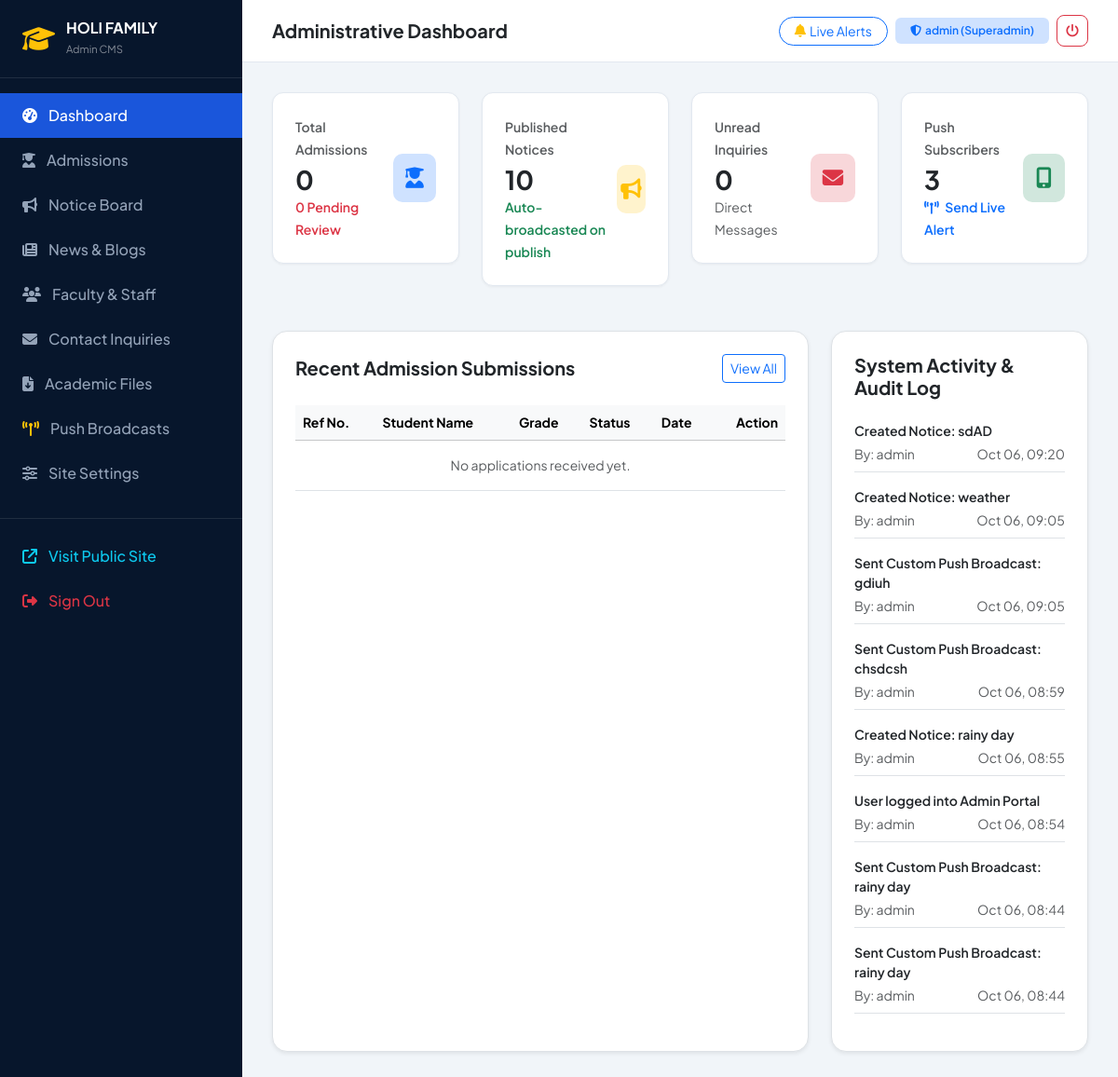
Screenshot of /portal/ (signed in) with the database file from the repository.
### portal/models.py (models this page shows, shortened)
class AdminAuditLog(models.Model):
    user = models.ForeignKey(User, on_delete=models.SET_NULL, null=True, blank=True)
    action = models.CharField(max_length=255)
    ip_address = models.GenericIPAddressField(null=True, blank=True)
    details = models.TextField(blank=True)
    timestamp = models.DateTimeField(auto_now_add=True)
    class Meta:
        ordering = ['-timestamp']

### portal/views.py (the view)
# urls.py: path('', views.dashboard_view, name='dashboard'),
@login_required
def dashboard_view(request):
    total_applications = AdmissionApplication.objects.count()
    pending_applications = AdmissionApplication.objects.filter(status='pending').count()
    total_notices = Notice.objects.count()
    total_messages = ContactMessage.objects.filter(is_read=False).count()
    total_vacancies = CareerVacancy.objects.filter(is_active=True).count()
    total_blogs = BlogPost.objects.count()
    total_events = Event.objects.count()
    total_teachers = TeacherStaff.objects.count()
    active_subscriptions = PushSubscription.objects.filter(is_active=True).count()
    recent_applications = AdmissionApplication.objects.all()[:6]
    recent_messages = ContactMessage.objects.all()[:5]
    audit_logs = AdminAuditLog.objects.all()[:8]
    recent_notifications = NotificationLog.objects.all()[:5]
    context = {
        'total_applications': total_applications,
        'pending_applications': pending_applications,
        'total_notices': total_notices,
        'total_messages': total_messages,
        'total_vacancies': total_vacancies,
        'total_blogs': total_blogs,
        'total_events': total_events,
        'total_teachers': total_teachers,
        'active_subscriptions': active_subscriptions,
        'recent_applications': recent_applications,
        'recent_messages': recent_messages,
        'audit_logs': audit_logs,
        'recent_notifications': recent_notifications,
    }
    return render(request, 'portal/dashboard.html', context)

### school/context_processors.py (called while the page is built)
def school_global_context(request):
    school_info = SchoolProfile.objects.first()
    recent_notices = Notice.objects.filter(is_published=True)[:5]
    return {
        'school_info': school_info,
        'global_recent_notices': recent_notices,
    }

### templates/portal/dashboard.html
{% extends 'portal/base_admin.html' %}
{% block page_title %}Administrative Dashboard{% endblock %}
{% block admin_content %}
<div class="row g-4 mb-5">
  <div class="col-xl-3 col-sm-6">
    <div class="stat-card-admin">
      <div>
        <span class="text-muted small fw-semibold">Total Admissions</span>
        <h3 class="fw-bold text-dark mt-1 mb-0">{{ total_applications }}</h3>
        <small class="text-danger fw-semibold">{{ pending_applications }} Pending Review</small>
      </div>
      <div class="stat-icon-wrap bg-primary-subtle text-primary">
        <i class="fa-solid fa-user-graduate"></i>
      </div>
    </div>
  </div>
  <div class="col-xl-3 col-sm-6">
    <div class="stat-card-admin">
      <div>
        <span class="text-muted small fw-semibold">Published Notices</span>
        <h3 class="fw-bold text-dark mt-1 mb-0">{{ total_notices }}</h3>
        <small class="text-success fw-semibold">Auto-broadcasted on publish</small>
      </div>
      <div class="stat-icon-wrap bg-warning-subtle text-warning">
        <i class="fa-solid fa-bullhorn"></i>
      </div>
    </div>
  </div>
  <div class="col-xl-3 col-sm-6">
    <div class="stat-card-admin">
      <div>
        <span class="text-muted small fw-semibold">Unread Inquiries</span>
        <h3 class="fw-bold text-dark mt-1 mb-0">{{ total_messages }}</h3>
        <small class="text-muted">Direct Messages</small>
      </div>
      <div class="stat-icon-wrap bg-danger-subtle text-danger">
        <i class="fa-solid fa-envelope"></i>
      </div>
    </div>
  </div>
  <div class="col-xl-3 col-sm-6">
    <div class="stat-card-admin">
      <div>
        <span class="text-muted small fw-semibold">Push Subscribers</span>
        <h3 class="fw-bold text-dark mt-1 mb-0">{{ active_subscriptions }}</h3>
        <a href="{% url 'portal:push_manager' %}" class="small text-primary fw-semibold text-decoration-none">
          <i class="fa-solid fa-tower-broadcast me-1"></i> Send Live Alert
        </a>
      </div>
      <div class="stat-icon-wrap bg-success-subtle text-success">
        <i class="fa-solid fa-mobile-screen-button"></i>
      </div>
    </div>
  </div>
</div>
<div class="row g-4">
  <div class="col-lg-8">
    <div class="bg-white p-4 rounded-4 border shadow-sm h-100">
      <div class="d-flex justify-content-between align-items-center mb-4">
        <h5 class="fw-bold text-dark mb-0">Recent Admission Submissions</h5>
        <a href="{% url 'portal:manage_admissions' %}" class="btn btn-sm btn-outline-primary">View All</a>
      </div>
      <div class="table-responsive">
        <table class="table table-hover align-middle mb-0 small">
          <thead class="table-light">
            <tr>
              <th>Ref No.</th>
              <th>Student Name</th>
              <th>Grade</th>
              <th>Status</th>
              <th>Date</th>
              <th class="text-end">Action</th>
            </tr>
          </thead>
          <tbody>
            {% for app in recent_applications %}
            <tr>
              <td class="fw-bold text-primary">{{ app.application_reference_no }}</td>
              <td>{{ app.first_name }} {{ app.last_name }}</td>
              <td><span class="badge bg-light text-secondary border">{{ app.applied_grade }}</span></td>
              <td>
                {% if app.status == 'pending' %}<span class="badge bg-warning text-dark">Pending</span>
                {% elif app.status == 'accepted' %}<span class="badge bg-success">Accepted</span>
                {% else %}<span class="badge bg-info text-dark">{{ app.get_status_display }}</span>{% endif %}
              </td>
              <td class="text-muted">{{ app.created_at|date:"M d" }}</td>
              <td class="text-end">
                <a href="{% url 'portal:view_admission' app.pk %}" class="btn btn-sm btn-light border"><i class="fa-solid fa-eye"></i></a>
              </td>
            </tr>
            {% empty %}
            <tr>
              <td colspan="6" class="text-center py-3 text-muted">No applications received yet.</td>
            </tr>
            {% endfor %}
          </tbody>
        </table>
      </div>
    </div>
  </div>
  <div class="col-lg-4">
    <div class="bg-white p-4 rounded-4 border shadow-sm h-100">
      <h5 class="fw-bold text-dark mb-4">System Activity & Audit Log</h5>
      <ul class="list-unstyled mb-0 small">
        {% for log in audit_logs %}
        <li class="mb-3 pb-2 border-bottom">
          <div class="fw-semibold text-dark">{{ log.action }}</div>
          <div class="text-muted d-flex justify-content-between mt-1">
            <span>By: {{ log.user.username|default:"System" }}</span>
            <span>{{ log.timestamp|date:"M d, H:i" }}</span>
          </div>
        </li>
        {% empty %}
        <li class="text-muted">No recent system activity recorded.</li>
        {% endfor %}
      </ul>
    </div>
  </div>
</div>
{% endblock %}

### templates/portal/base_admin.html (shortened to what this page needs)
{% load static %}
<!DOCTYPE html>
<html lang="en">
<head>
  <link href="https://cdn.jsdelivr.net/npm/bootstrap@5.3.3/dist/css/bootstrap.min.css" rel="stylesheet">
  <link rel="stylesheet" href="https://cdnjs.cloudflare.com/ajax/libs/font-awesome/6.5.1/css/all.min.css">
  <link rel="stylesheet" href="{% static 'css/admin.css' %}">
</head>
<body class="admin-body">
  <div class="admin-wrapper">
    <aside class="admin-sidebar">
      <div class="sidebar-brand">
        <i class="fa-solid fa-graduation-cap text-warning fs-3"></i>
        <div>
          <h6 class="fw-bold mb-0 text-white">HOLI FAMILY</h6>
          <small class="text-white-50" style="font-size: 0.7rem;">Admin CMS</small>
        </div>
      </div>
      <ul class="nav flex-column py-3">
        <li class="nav-item">
          <a class="nav-link {% if request.resolver_match.url_name == 'dashboard' %}active{% endif %}" href="{% url 'portal:dashboard' %}">
            <i class="fa-solid fa-gauge-high"></i> Dashboard
          </a>
        </li>
        <li class="nav-item">
          <a class="nav-link {% if 'admissions' in request.path %}active{% endif %}" href="{% url 'portal:manage_admissions' %}">
            <i class="fa-solid fa-user-graduate"></i> Admissions
          </a>
        </li>
        <li class="nav-item">
          <a class="nav-link {% if 'notices' in request.path %}active{% endif %}" href="{% url 'portal:manage_notices' %}">
            <i class="fa-solid fa-bullhorn"></i> Notice Board
          </a>
        </li>
        <li class="nav-item">
          <a class="nav-link {% if 'blogs' in request.path %}active{% endif %}" href="{% url 'portal:manage_blogs' %}">
            <i class="fa-solid fa-newspaper"></i> News & Blogs
          </a>
        </li>
        <li class="nav-item">
          <a class="nav-link {% if 'teachers' in request.path %}active{% endif %}" href="{% url 'portal:manage_teachers' %}">
            <i class="fa-solid fa-users"></i> Faculty & Staff
          </a>
        </li>
        <li class="nav-item">
          <a class="nav-link {% if 'messages' in request.path %}active{% endif %}" href="{% url 'portal:manage_messages' %}">
            <i class="fa-solid fa-envelope"></i> Contact Inquiries
          </a>
        </li>
        <li class="nav-item">
          <a class="nav-link {% if 'resources' in request.path %}active{% endif %}" href="{% url 'portal:manage_resources' %}">
            <i class="fa-solid fa-file-arrow-down"></i> Academic Files
          </a>
        </li>
        <li class="nav-item">
          <a class="nav-link {% if 'push' in request.path %}active{% endif %}" href="{% url 'portal:push_manager' %}">
            <i class="fa-solid fa-tower-broadcast text-warning"></i> Push Broadcasts
          </a>
        </li>
        <li class="nav-item">
          <a class="nav-link {% if 'settings' in request.path %}active{% endif %}" href="{% url 'portal:school_settings' %}">
            <i class="fa-solid fa-sliders"></i> Site Settings
          </a>
        </li>
        <li class="nav-item mt-4 pt-3 border-top border-secondary border-opacity-25">
          <a class="nav-link text-info" href="{% url 'home' %}" target="_blank">
            <i class="fa-solid fa-arrow-up-right-from-square"></i> Visit Public Site
          </a>
        </li>
        <li class="nav-item">
          <a class="nav-link text-danger" href="{% url 'portal:logout' %}">
            <i class="fa-solid fa-right-from-bracket"></i> Sign Out
          </a>
        </li>
      </ul>
    </aside>
    <div class="admin-main">
      <header class="admin-topbar">
        <div class="d-flex align-items-center gap-3 min-w-0">
          <h5 class="mb-0 fw-bold text-dark text-truncate">{% block page_title %}Dashboard Overview{% endblock %}</h5>
        </div>
        <div class="d-flex align-items-center gap-2 text-nowrap flex-shrink-0 ms-3">
          <button type="button" data-push-toggle class="btn btn-outline-primary btn-sm rounded-pill px-3 py-1 text-nowrap d-inline-flex align-items-center gap-1 shadow-2xs">
          </button>
          <span class="badge bg-primary-subtle text-primary px-3 py-2 fw-semibold d-inline-flex align-items-center gap-1 text-nowrap">
            <i class="fa-solid fa-shield-halved"></i> <span>{{ user.username }} ({{ user.is_superuser|yesno:"Superadmin,Editor" }})</span>
          </span>
          <a href="{% url 'portal:logout' %}" class="btn btn-outline-danger btn-sm rounded-3 d-inline-flex align-items-center justify-content-center" style="width: 34px; height: 34px;" title="Sign Out">
            <i class="fa-solid fa-power-off"></i>
          </a>
        </div>
      </header>
      <div class="admin-content">
        {% block admin_content %}{% endblock %}
      </div>
    </div>
  </div>
</body>
</html>

### static/css/admin.css (style rules this page uses)
:root { --hf-admin-sidebar-bg: #07162c; --hf-admin-sidebar-hover: #0f2b59; --hf-admin-sidebar-active: #1a56db; --hf-admin-header-bg: #ffffff; --hf-admin-body-bg: #f1f5f9; }
body.admin-body { background-color: var(--hf-admin-body-bg); font-family: 'Plus Jakarta Sans', sans-serif; }
.admin-wrapper { display: flex; min-height: 100vh; }
.admin-sidebar { width: 260px; background-color: var(--hf-admin-sidebar-bg); color: #cbd5e1; flex-shrink: 0; transition: all 0.3s ease; }
.admin-sidebar .sidebar-brand { padding: 20px 24px; border-bottom: 1px solid rgba(255, 255, 255, 0.1); display: flex; align-items: center; gap: 12px; color: #fff; }
.admin-sidebar .nav-link { color: #94a3b8; padding: 12px 24px; font-weight: 500; display: flex; align-items: center; gap: 12px; transition: all 0.2s ease; }
.admin-sidebar .nav-link.active { color: #ffffff; background-color: var(--hf-admin-sidebar-active); border-left: 4px solid var(--hf-gold-accent); }
.admin-main { flex-grow: 1; display: flex; flex-direction: column; min-width: 0; }
.admin-topbar { background-color: var(--hf-admin-header-bg); padding: 16px 32px; border-bottom: 1px solid #e2e8f0; display: flex; justify-content: space-between; align-items: center; flex-wrap: nowrap; gap: 16px; }
.admin-topbar .btn, .admin-topbar .badge { white-space: nowrap !important; }
.admin-content { padding: 32px; flex-grow: 1; }
.stat-card-admin { background: #ffffff; border-radius: 12px; padding: 24px; border: 1px solid #e2e8f0; box-shadow: 0 1px 3px rgba(0,0,0,0.05); display: flex; align-items: center; justify-content: space-between; transition: transform 0.2s ease; }
.stat-icon-wrap { width: 52px; height: 52px; border-radius: 10px; display: flex; align-items: center; justify-content: center; font-size: 1.4rem; }
.table td.text-end, .table td:last-child { white-space: nowrap !important; }

### rows the page displays
AdminAuditLog: action "Created Notice: sdAD", user.username "admin", timestamp "Oct 06, 09:20"
AdminAuditLog: action "Created Notice: weather", user.username "admin", timestamp "Oct 06, 09:05"
AdminAuditLog: action "Sent Custom Push Broadcast: gdiuh", user.username "admin", timestamp "Oct 06, 09:05"
AdminAuditLog: action "Sent Custom Push Broadcast: chsdcsh", user.username "admin", timestamp "Oct 06, 08:59"
AdminAuditLog: action "Created Notice: rainy day", user.username "admin", timestamp "Oct 06, 08:55"
AdminAuditLog: action "User logged into Admin Portal", user.username "admin", timestamp "Oct 06, 08:54"
AdminAuditLog: action "Sent Custom Push Broadcast: rainy day", user.username "admin", timestamp "Oct 06, 08:44"
AdminAuditLog: action "Sent Custom Push Broadcast: rainy day", user.username "admin", timestamp "Oct 06, 08:44"

### other values shown
{{ user.username }} "admin"
{{ user.is_superuser|yesno:"Superadmin,Editor" }} "Superadmin"
{{ total_applications }} "0"
{{ pending_applications }} "0"
{{ total_notices }} "10"
{{ total_messages }} "0"
{{ active_subscriptions }} "3"
